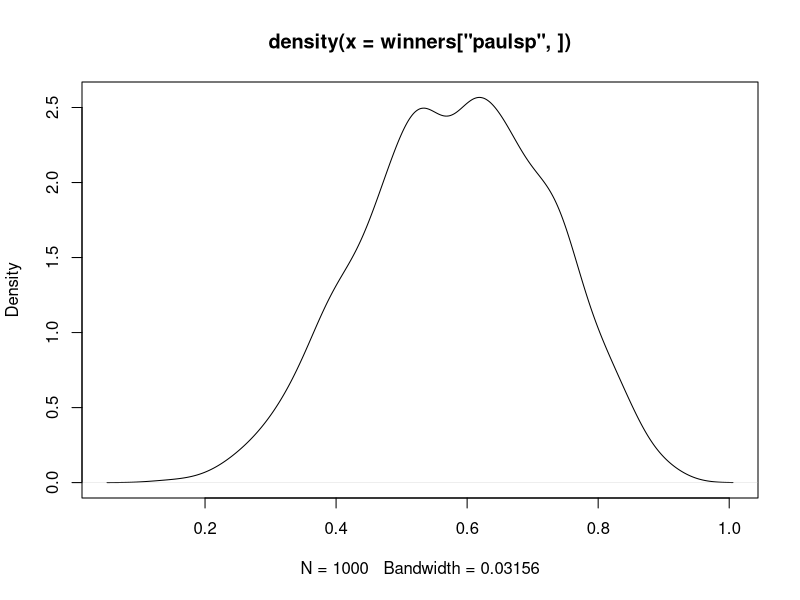

Generate this figure with R: (Note: this script raises an error after producing the figure.)
#Paul

rbinom(1000,1,prob=0.4)
yes<-c(0,0,1,0,1,0,0,0,0,1,0)

yes<-rbinom(10,1,prob=0.4)

genHyp<-function(){
paulsp<-rbeta(1,shape1=1,shape2=1)
point_lik<-dbinom(yes,1,prob=paulsp)
Dlik<-prod(point_lik)
return(c(paulsp=paulsp,Dlik=Dlik))
}

Hyps<-replicate(100000,genHyp())
str(Hyps)

winners<-Hyps[,sample(1:ncol(Hyps),1000,replace=T,prob=Hyps["Dlik",])]

summary(winners["paulsp",])
plot(density(winners["paulsp",]))

yes

yes<-rbinom(1000,1,prob=0.4)
fit<-ulam(alist(yes~binomial(1,p),
                p~beta(1,1)),
          data=list(yes=yes),chains=4,cores=4)

precis(fit)


yes<-rbinom(1000,1,prob=0.4)
fit<-ulam(alist(yes~binomial(1,p),
                logit(p)<-a,
                a~normal(0,2)),
          data=list(yes=yes),chains=4,cores=4)

precis(fit)

post<-extract.samples(fit)

precis(c(post$a))
precis(c(inv_logit(post$a)))


yes<-rbinom(1000,1,prob=0.4)
fit<-ulam(alist(yes~binomial(1,p),
                logit(p)<-logit(pbase)+b*age+b2*haircolor,
                pbase~beta(1,1)),
          data=list(yes=yes),chains=4,cores=4)





     